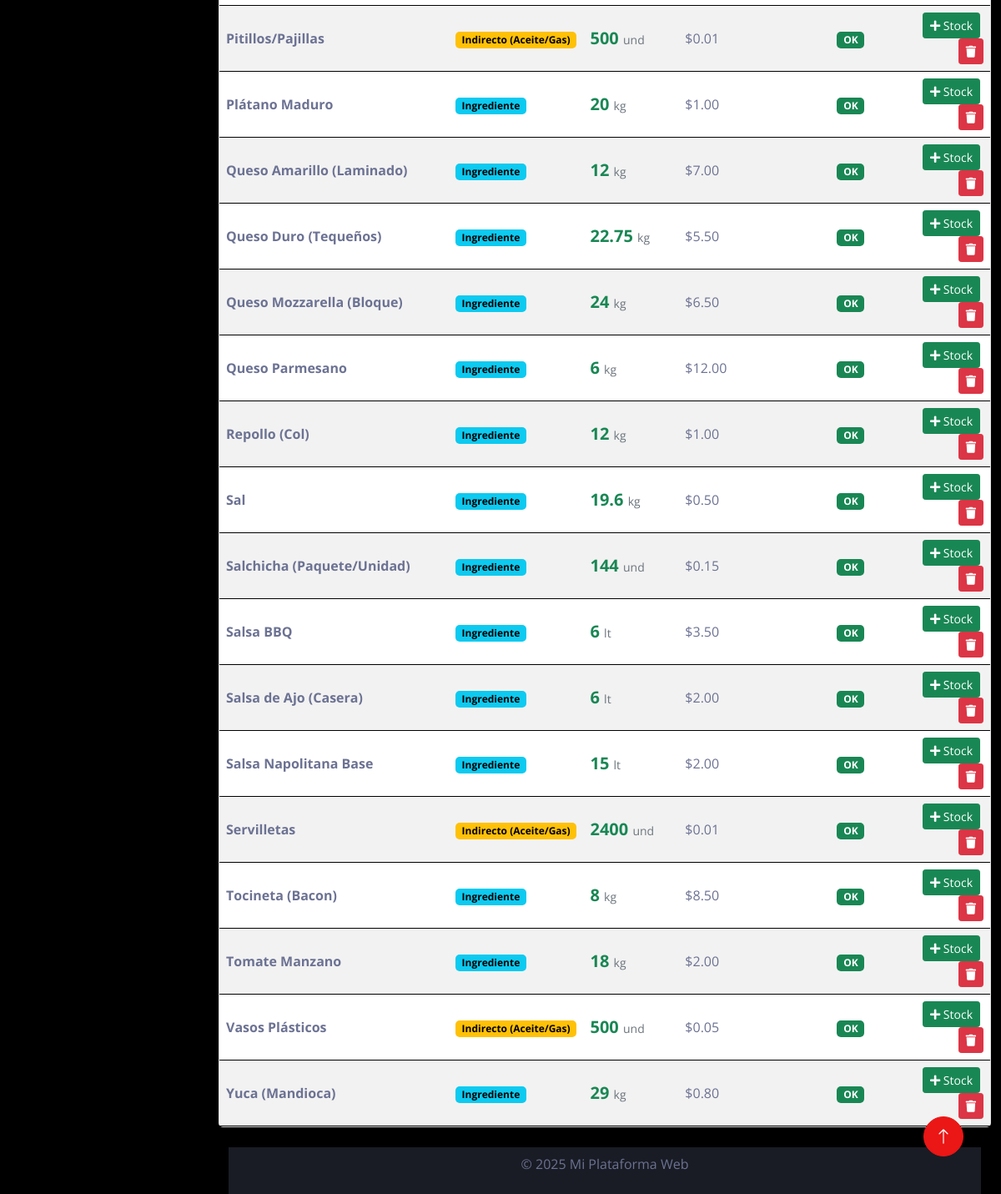
The page /admin/insumos.php (signed in, lower part) on the database as committed earlier.
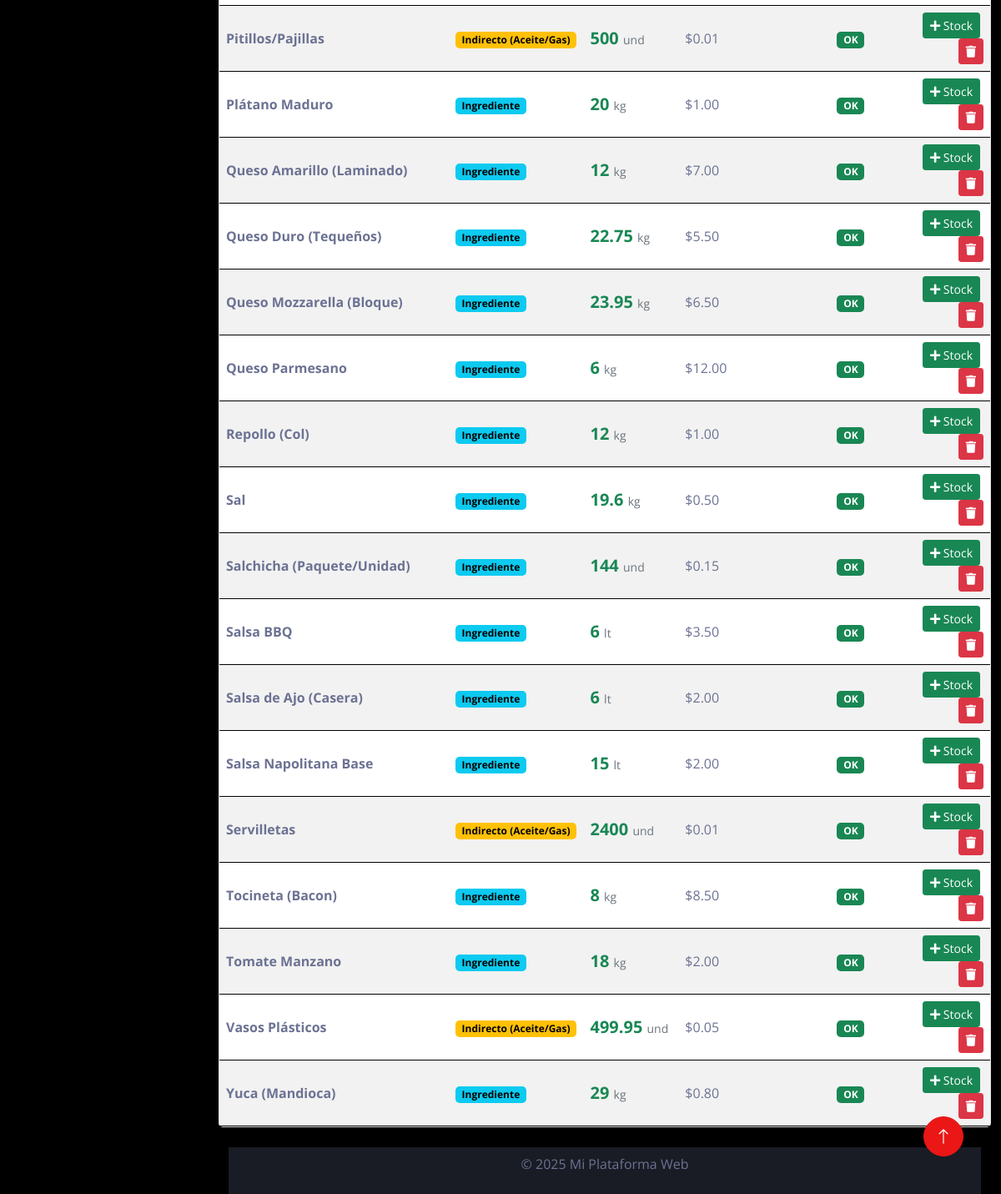
The same page on the database as committed later.
### tables this page shows
CREATE TABLE `raw_materials` (
  `id` int(11) NOT NULL,
  `name` varchar(100) NOT NULL,
  `unit` varchar(20) NOT NULL,
  `stock_quantity` decimal(10,4) DEFAULT 0.0000,
  `cost_per_unit` decimal(10,2) DEFAULT 0.00,
  `min_stock` decimal(10,4) DEFAULT 5.0000,
  `is_cooking_supply` tinyint(1) DEFAULT 0,
  `category` enum('ingredient','packaging','supply') DEFAULT 'ingredient',
  `updated_at` timestamp NULL DEFAULT current_timestamp() ON UPDATE current_timestamp()
);

### templates/autoload.php (called while the page is built, shortened)
<?php
$db = Database::getConnection();
require_once '../funciones/RawMaterialManager.php';
$rawMaterialManager = new RawMaterialManager($db);

### funciones/RawMaterialManager.php (called while the page is built, shortened)
<?php
class RawMaterialManager {
    private $db;
    public function __construct($db) {
        $this->db = $db;
    }
    public function getAllMaterials() {
        $stmt = $this->db->query("SELECT * FROM raw_materials ORDER BY name ASC");
        return $stmt->fetchAll(PDO::FETCH_ASSOC);
    }
}
?>

### admin/insumos.php (the view, shortened to what this page needs)
<?php
require_once '../templates/autoload.php';
$materials = $rawMaterialManager->getAllMaterials();
require_once '../templates/header.php';
?>
<div class="container mt-5">
    <div class="card shadow">
        <div class="card-body p-0">
            <div class="table-responsive">
                <table class="table table-striped table-hover mb-0 align-middle">
                    <tbody>
                        <?php foreach ($materials as $m):
                            $lowStock = $m['stock_quantity'] <= $m['min_stock'];
                            $typeLabel = $m['is_cooking_supply'] ? '<span class="badge bg-warning text-dark">Indirecto (Aceite/Gas)</span>' : '<span class="badge bg-info text-dark">Ingrediente</span>';
                        ?>
                            <tr>
                                <td class="fw-bold"><?= htmlspecialchars($m['name']) ?></td>
                                <td><?= $typeLabel ?></td>
                                <td>
                                    <span class="fs-5 fw-bold <?= $lowStock ? 'text-danger' : 'text-success' ?>">
                                        <?= floatval($m['stock_quantity']) ?>
                                    </span>
                                    <small class="text-muted"><?= $m['unit'] ?></small>
                                </td>
                                <td>$<?= number_format($m['cost_per_unit'], 2) ?></td>
                                <td>
                                    <?php if ($lowStock): ?>
                                        <span class="badge bg-danger">STOCK BAJO</span>
                                    <?php else: ?>
                                        <span class="badge bg-success">OK</span>
                                    <?php endif; ?>
                                </td>
                                <td class="text-end">
                                    <button class="btn btn-sm btn-success me-1" onclick="openAddStock(<?= $m['id'] ?>, '<?= $m['name'] ?>', '<?= $m['unit'] ?>')" title="Registrar Compra">
                                        <i class="fa fa-plus"></i> Stock
                                    </button>
                                    <form method="POST" class="d-inline" onsubmit="return confirm('¿Borrar este insumo?');">
                                        <button type="submit" class="btn btn-sm btn-danger"><i class="fa fa-trash"></i></button>
                                    </form>
                                </td>
                            </tr>
                        <?php endforeach; ?>
                    </tbody>
                </table>
            </div>
        </div>
    </div>
</div>
<?php require_once '../templates/footer.php'; ?>

Rows that differ between the two databases and show on the page:
changed raw_materials "Queso Mozzarella (Bloque)": stock_quantity "24" → "23.95"
changed raw_materials "Vasos Plásticos": stock_quantity "500" → "499.95"
